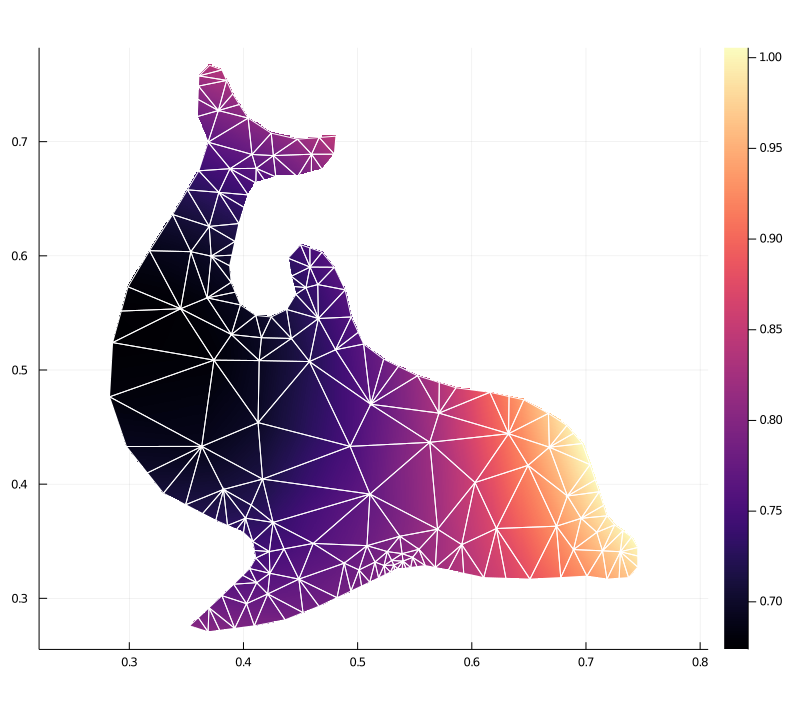

Julia code for this plot:
using Plots,DelimitedFiles,TriplotRecipes

f(x,y) = exp(0.1*sin(5.1*x + -6.2*y) + 0.3*cos(4.3*x + 3.4*y))

x,y = eachcol(readdlm(joinpath(@__DIR__,"dolphin.xy")))
t = readdlm(joinpath(@__DIR__,"dolphin.t"),Int)' .+ 1
z = f.(x,y)

# plots a dolphin
plot(aspect_ratio=:equal,size=(800,720))
tripcolor!(x,y,z,t,color=:magma)
trimesh!(x,y,t,fillalpha=0.0,linecolor=:white)
savefig("dolphin.png")

# plots two dolphins using a vector of TriPseudocolor instances
using TriplotRecipes: TriPseudocolor
plist = [TriPseudocolor(x,y,z,t), TriPseudocolor(x .+ 0.5, y, z, t)]
plot(plist, color=:magma)
savefig("two_dolphins.png")
